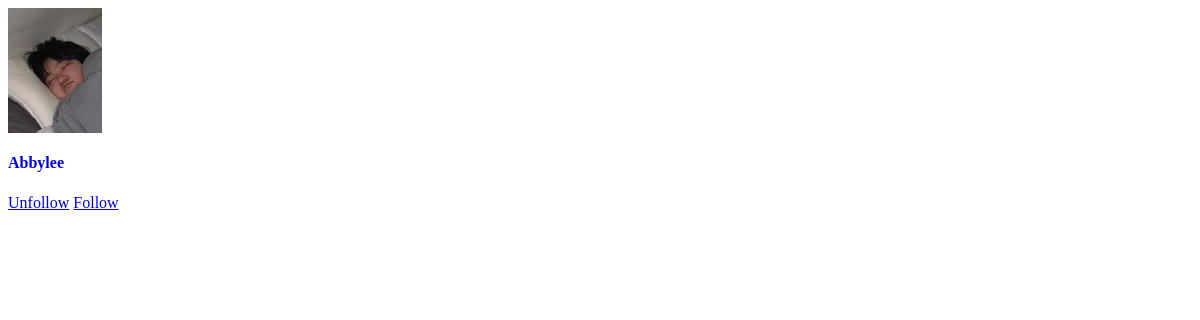
/user/Wildcard/following (signed in), run on an earlier commit of the app's database.
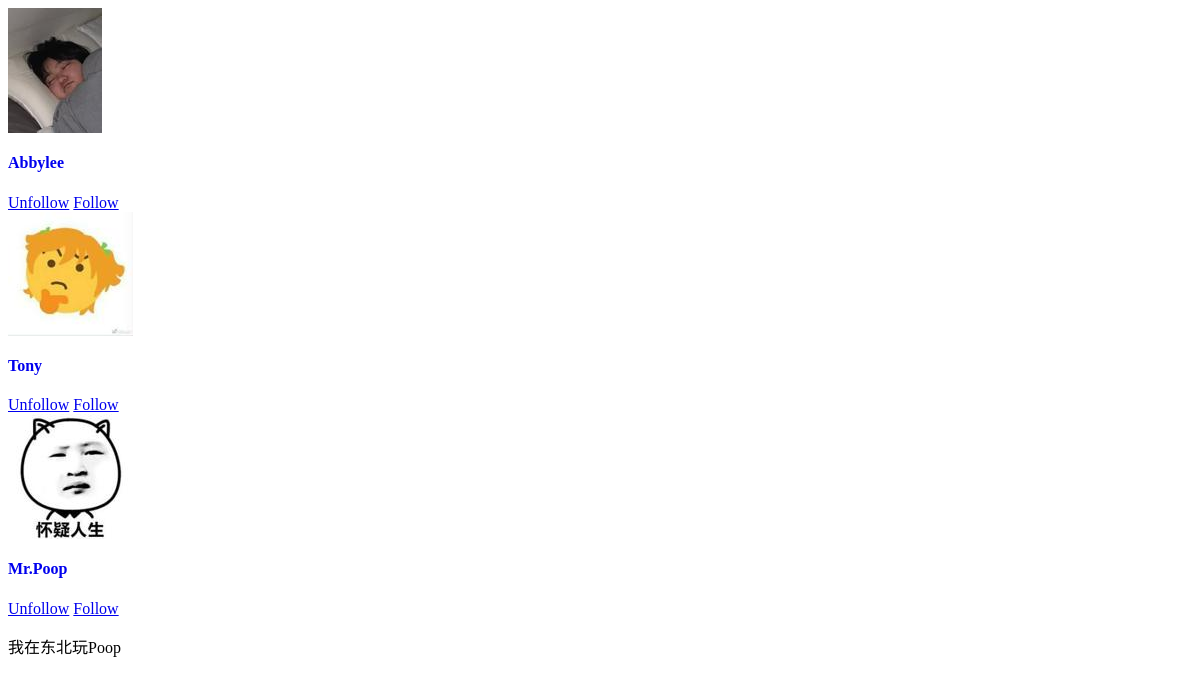
And on a later commit of the database.
### myBlogApp/models.py (models this page shows, shortened)
class User(UserMixin, db.Model):
    id = db.Column(db.Integer, primary_key=True)
    username = db.Column(db.String(64), index=True, unique=True)
    email = db.Column(db.String(120), index=True, unique=True)
    image_file = db.Column(db.String(200), default='default.png')
    password_hash = db.Column(db.String(128))
    about_me = db.Column(db.String(140))
    last_seen = db.Column(db.DateTime, default=datetime.utcnow())
    posts = db.relationship('Post', backref='author', foreign_keys='Post.user_id', lazy=True)
    comments = db.relationship('Comment', backref='c_author', foreign_keys='Comment.author_id', lazy='dynamic')
    followed = db.relationship(
        'User', secondary=followers,
        primaryjoin=(followers.c.follower_id == id),
        secondaryjoin=(followers.c.followed_id == id),
        backref=db.backref('followers', lazy='dynamic'), lazy='dynamic')
    liked = db.relationship('Like_Post', foreign_keys='Like_Post.liked_user_id', backref='liked_author', lazy='dynamic')
    message_sent = db.relationship('Message', foreign_keys='Message.sender_id', backref='author', lazy='dynamic')
    message_received = db.relationship('Message', foreign_keys='Message.recipient_id', backref='recipient', lazy='dynamic')
    last_message_read_time = db.Column(db.DateTime)
    notifications = db.relationship('Notification', foreign_keys='Notification.notification_user_id',
                                    backref='notification_user', lazy='dynamic')

### myBlogApp/routes.py (the view)
@app.route('/user/<string:username>/following')
@login_required
def show_following(username):
    user = User.query.filter_by(username=username).first_or_404()
    followings = user.followed.all()
    num = user.followed.count()
    return render_template('following.html', followings=followings, num=num, user=user)

### myBlogApp/models.py (called while the page is built)
@login.user_loader
def load_user(id):
    return User.query.get(int(id))

    @classmethod
    def before_commit(cls, session):
        session._changes = {
            'add': list(session.new),
            'update': list(session.dirty),
            'delete': list(session.deleted)
        }

    @classmethod
    def after_commit(cls, session):
        for obj in session._changes['add']:
            if isinstance(obj, SearchableMixin):
                add_to_index(obj.__tablename__, obj)
        for obj in session._changes['update']:
            if isinstance(obj, SearchableMixin):
                add_to_index(obj.__tablename__, obj)
        for obj in session._changes['delete']:
            if isinstance(obj, SearchableMixin):
                remove_from_index(obj.__tablename__, obj)
        session._changes = None

### myBlogApp/routes.py (called while the page is built)
@app.before_request
def before_request():
    if current_user.is_authenticated:
        current_user.last_seen = datetime.utcnow()
        db.session.commit()
        g.search_form = SearchForm()

### myBlogApp/templates/following.html (shortened to what this page needs)
    {% if num > 0 %}
        {% for following in followings %}
                <div class="content-section iterate-loop class-for-check border-w-0" >
                    <div class="media">
                    <a class="mr-1" href="{{ url_for('user_posts', username=following.username) }}">
                        <img class="rounded-circle article-img" src="{{ url_for('static', filename='profile/' + following.image_file) }}"></a>
                        <div class="media-body">
                            <div style=" justify-content: space-between; margin-left: 0" class="row">
                                <a class="mr-1" style="text-decoration: none;" href="{{ url_for('user_posts', username=following.username) }}">
                                <h4 class="account-heading heading-margin-control" id="test2">{{ following.username }}</h4>
                                </a>
                                <div id="a-anchor">
                                     {% if user == current_user %}
                                            <a  class="btn btn-profile following-btn-position follow-anchor" id="unfollow" rel="9" href="{{ url_for('unfollow', username=following.username) }}">Unfollow</a>
                                            <a class="btn btn-profile following-btn-position follow-anchor" id="followss" rel="7" href="{{ url_for('follow', username=following.username) }}">Follow</a>
                                      {% endif %}
                                </div>
                            </div>
                            {% if following.about_me %}<p class="following-mr-control">{{ following.about_me }}</p>{% endif %}
                        </div>
                    </div>
                </div>
        {% endfor %}
    {% endif %}

What changed in the data, as far as the page shows it:
added User: image_file (picture), username "Tony"
added User: image_file (picture), username "Mr.Poop", about_me "我在东北玩Poop"
